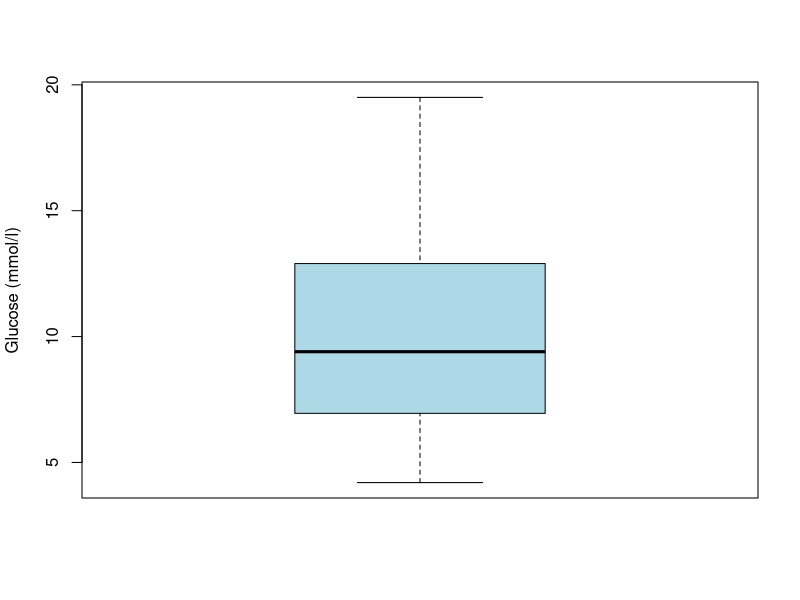
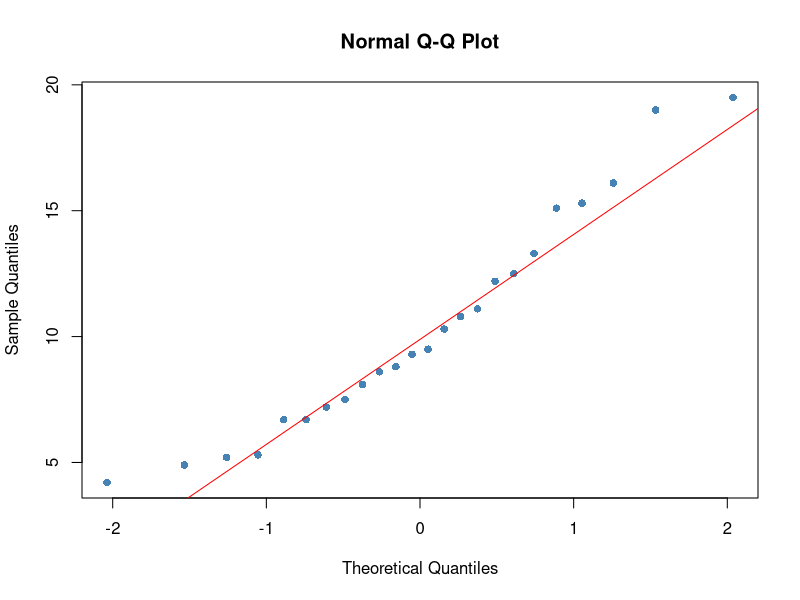
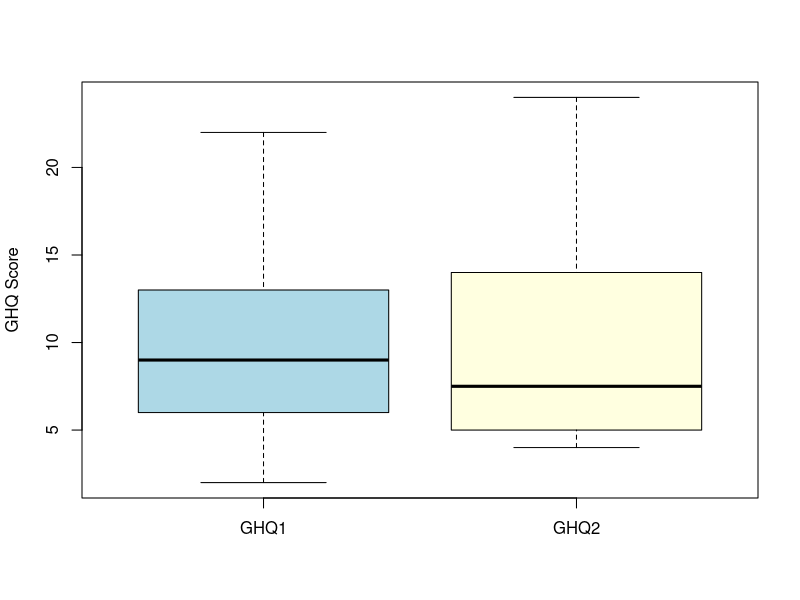
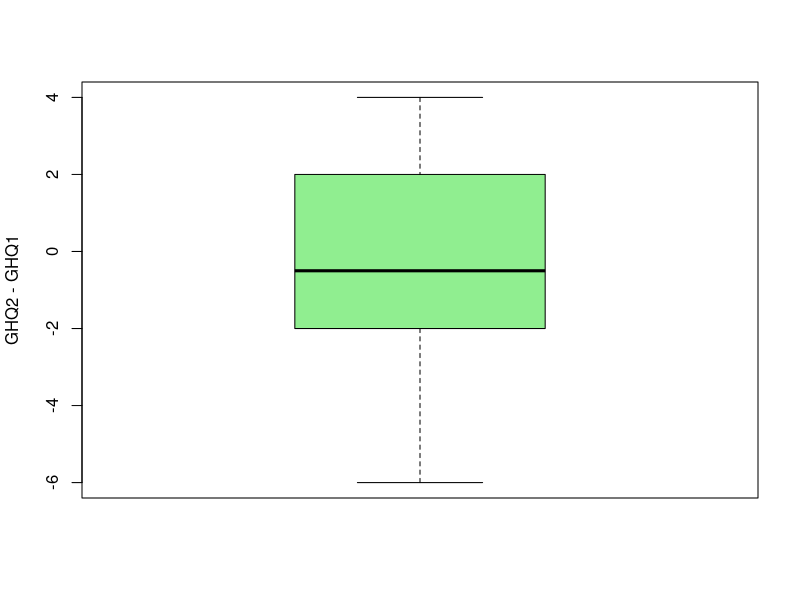
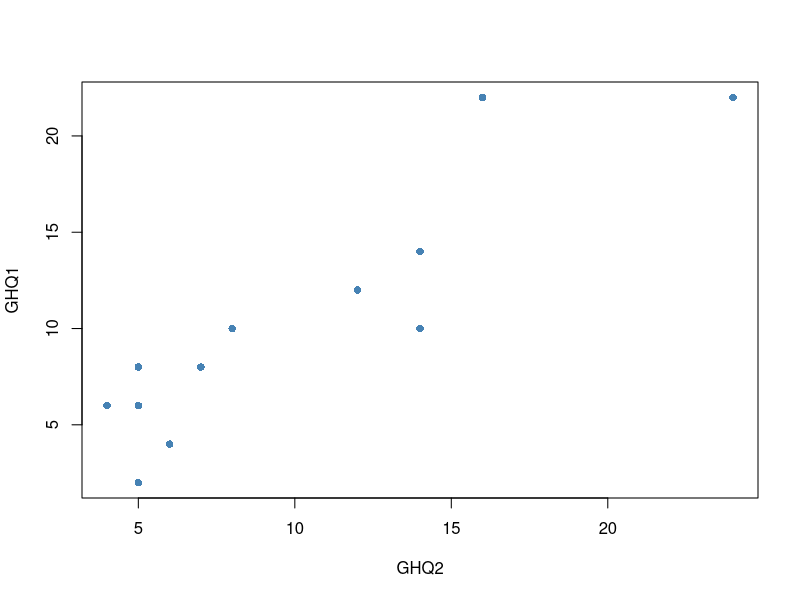

These charts were generated, in order, by the following R code:
## ---- chunk 1
glucose <- c(10.3, 9.5, 12.2, 15.1, 10.8, 19.0, 16.1, 8.1,
              8.8, 6.7, 12.5,  4.2, 15.3,  7.2,  9.3, 8.6,
              5.3, 6.7,  5.2, 13.3,  7.5,  4.9, 19.5, 11.1)

# 常規正態信賴區間
t.test(glucose)
## ---- chunk 2
# 計算偏度的輔助函數
skew <- function(x) {
  n <- length(x)
  m3 <- mean((x - mean(x))^3)
  s3 <- sd(x)^3
  n / ((n-1)*(n-2)) * sum((x - mean(x))^3) / s3
}

data.frame(
  mean     = mean(glucose),
  median   = median(glucose),
  sd       = sd(glucose),
  skewness = skew(glucose)
)
## ---- chunk 3
boxplot(glucose, ylab = "Glucose (mmol/l)", col = "lightblue")
## ---- chunk 4
qqnorm(glucose, pch = 16, col = "steelblue")
qqline(glucose, col = "red")
## ---- chunk 5
library(haven)
ghq <- read_dta("../backupfiles/ghq.dta")
ghq$diff <- ghq$GHQ2 - ghq$GHQ1
ghq
## ---- chunk 6
data.frame(
  variable = c("GHQ1", "GHQ2", "diff"),
  mean     = c(mean(ghq$GHQ1), mean(ghq$GHQ2), mean(ghq$diff)),
  median   = c(median(ghq$GHQ1), median(ghq$GHQ2), median(ghq$diff)),
  sd       = c(sd(ghq$GHQ1), sd(ghq$GHQ2), sd(ghq$diff)),
  skewness = c(skew(ghq$GHQ1), skew(ghq$GHQ2), skew(ghq$diff))
)
## ---- chunk 7
boxplot(ghq$GHQ1, ghq$GHQ2, names = c("GHQ1", "GHQ2"),
        ylab = "GHQ Score", col = c("lightblue", "lightyellow"))
## ---- chunk 8
t.test(ghq$GHQ1)
t.test(ghq$GHQ2)
## ---- chunk 9
boxplot(ghq$diff, ylab = "GHQ2 - GHQ1", col = "lightgreen")
## ---- chunk 10
t.test(ghq$diff)
## ---- chunk 11
cor.test(ghq$GHQ1, ghq$GHQ2)
## ---- chunk 12
plot(ghq$GHQ2, ghq$GHQ1, xlab = "GHQ2", ylab = "GHQ1",
     pch = 16, col = "steelblue")
## ---- chunk 13
keep <- ghq$GHQ1 < 20
cor.test(ghq$GHQ1[keep], ghq$GHQ2[keep])
## ---- chunk 14
t.test(ghq$diff)$conf.int
## ---- chunk 15
theta_seq <- seq(-3.0, 2.0, by = 0.1)
p_values <- sapply(theta_seq, function(theta0) {
  t.test(ghq$diff, mu = theta0)$p.value
})
result <- data.frame(theta_0 = theta_seq, p_value = round(p_values, 4))
# 顯示邊界附近的值
result[result$p_value > 0.03 & result$p_value < 0.08, ]
## ---- chunk 16
set.seed(1234)
n_sim <- 10000

# 模擬函數：返回 p < 0.05 的比例
sim_ttest <- function(n, gen_x2 = function(n) rnorm(n)) {
  p_values <- replicate(n_sim, {
    x1 <- rnorm(n)
    x2 <- gen_x2(n)
    t.test(x1, x2, var.equal = TRUE)$p.value
  })
  mean(p_values < 0.05)
}

# 三種情境 × 三種樣本量
scenarios <- list(
  "Both N(0,1)"      = function(n) rnorm(n, 0, 1),
  "N(0,5)"           = function(n) rnorm(n, 0, 5),
  "exp(N(0,1))-shift" = function(n) exp(rnorm(n)) - exp(0.5)
)

sample_sizes <- c(10, 100, 1000)

results <- expand.grid(
  scenario = names(scenarios),
  n = sample_sizes,
  stringsAsFactors = FALSE
)
results$prop_p05 <- NA

for (i in seq_len(nrow(results))) {
  results$prop_p05[i] <- sim_ttest(
    n = results$n[i],
    gen_x2 = scenarios[[results$scenario[i]]]
  )
}

# 整理成表格
library(tidyr)
results_wide <- results %>%
  pivot_wider(names_from = scenario, values_from = prop_p05)
results_wide
## ---- chunk 17
knitr::kable(results_wide, digits = 3,
             caption = "Proportion of p-values < 0.05 under different simulation scenarios",
             col.names = c("n", "Both N(0,1)", "N(0,5)", "Skewed"))
